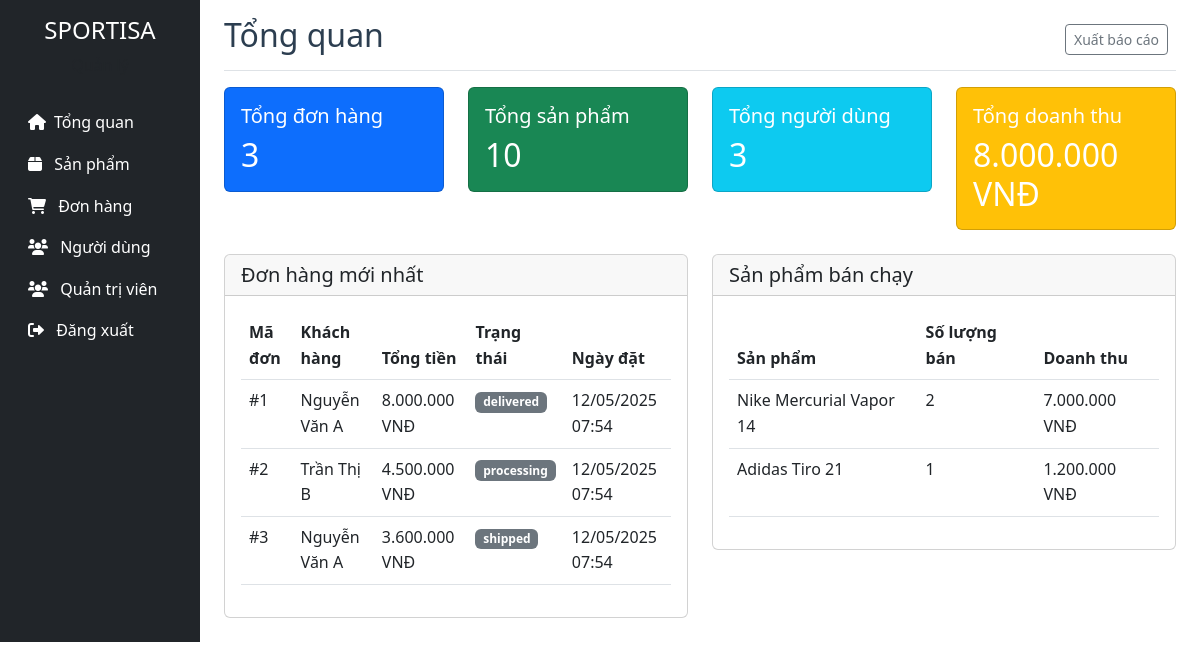
The app's page /admin/index.php (signed in), older data.
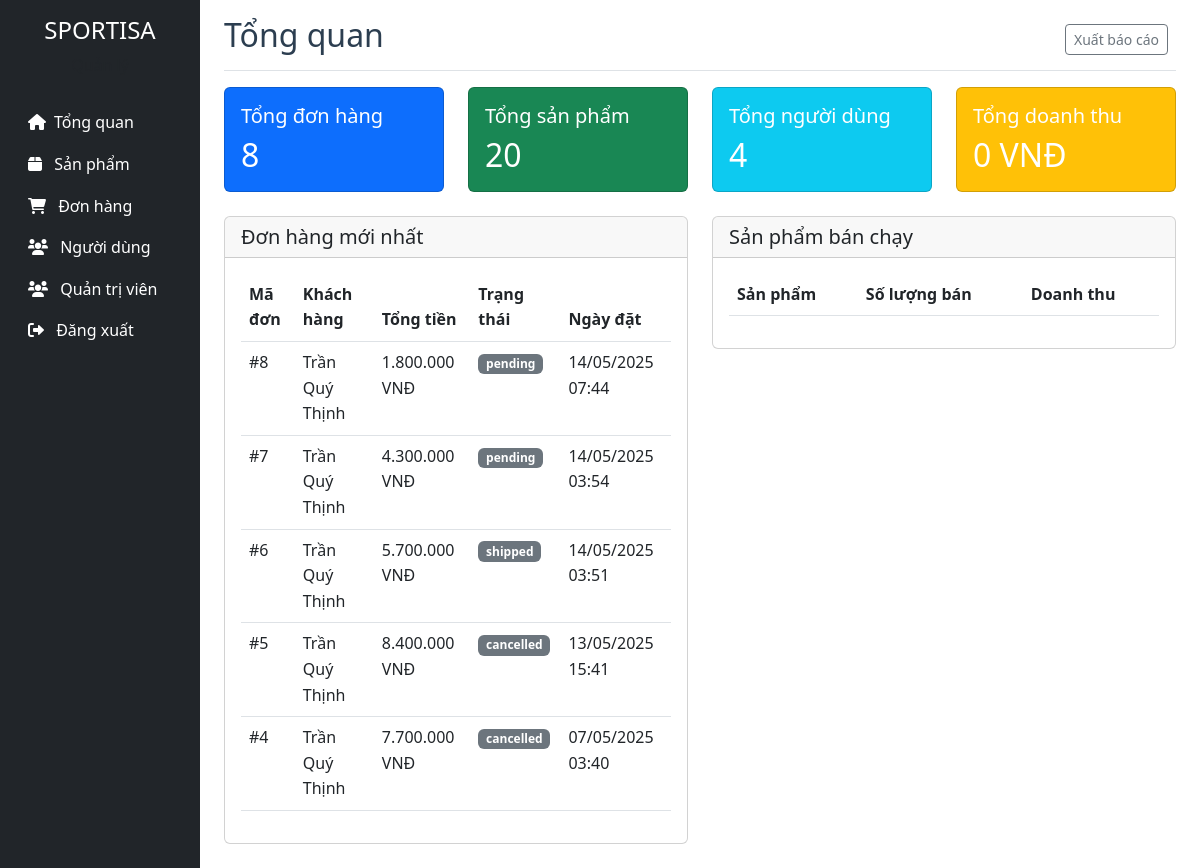
The same page, newer data.
### tables this page shows
CREATE TABLE `orders` (
  `id` int(11) NOT NULL,
  `user_id` int(11) NOT NULL,
  `total_amount` decimal(10,2) NOT NULL,
  `shipping_address` text NOT NULL,
  `shipping_phone` varchar(20) NOT NULL,
  `shipping_name` varchar(100) NOT NULL,
  `payment_method` enum('cod','bank_transfer','credit_card') NOT NULL,
  `status` enum('pending','processing','shipped','delivered','cancelled') DEFAULT 'pending',
  `notes` text DEFAULT NULL,
  `created_at` timestamp NOT NULL DEFAULT current_timestamp(),
  `updated_at` timestamp NOT NULL DEFAULT current_timestamp() ON UPDATE current_timestamp()
);

CREATE TABLE `users` (
  `id` int(11) NOT NULL,
  `username` varchar(50) NOT NULL,
  `email` varchar(100) NOT NULL,
  `password` varchar(255) NOT NULL,
  `full_name` varchar(100) NOT NULL,
  `phone` varchar(20) DEFAULT NULL,
  `address` text DEFAULT NULL,
  `role` enum('admin','user') DEFAULT 'user',
  `status` enum('active','inactive') DEFAULT 'active',
  `created_at` timestamp NOT NULL DEFAULT current_timestamp(),
  `updated_at` timestamp NOT NULL DEFAULT current_timestamp() ON UPDATE current_timestamp()
);

CREATE TABLE `products` (
  `id` int(11) NOT NULL,
  `name` varchar(255) NOT NULL,
  `slug` varchar(255) NOT NULL,
  `description` text DEFAULT NULL,
  `price` decimal(10,2) NOT NULL,
  `sale_price` decimal(10,2) DEFAULT NULL,
  `stock` int(11) NOT NULL DEFAULT 0,
  `image` varchar(255) DEFAULT NULL,
  `category_id` int(11) DEFAULT NULL,
  `brand_id` int(11) DEFAULT NULL,
  `status` enum('active','inactive') DEFAULT 'active',
  `featured` tinyint(1) DEFAULT 0,
  `created_at` timestamp NOT NULL DEFAULT current_timestamp(),
  `updated_at` timestamp NOT NULL DEFAULT current_timestamp() ON UPDATE current_timestamp()
);

### admin/index.php (the view, shortened to what the changed rows need)
<?php
require_once '../config/database.php';
class AdminDashboard {
    private $conn;
    public function __construct($db_connection) {
        $this->conn = $db_connection;
    }
    public function getTotalOrders() {
        try {
            $stmt = $this->conn->query("SELECT COUNT(*) FROM orders");
            return $stmt->fetchColumn();
        } catch (PDOException $e) {
            $this->error = 'Error getting total orders: ' . $e->getMessage();
            return 0;
        }
    }
    public function getTotalProducts() {
        try {
            $stmt = $this->conn->query("SELECT COUNT(*) FROM products");
            return $stmt->fetchColumn();
        } catch (PDOException $e) {
            $this->error = 'Error getting total products: ' . $e->getMessage();
            return 0;
        }
    }
    public function getTotalUsers() {
        try {
            $stmt = $this->conn->query("SELECT COUNT(*) FROM users WHERE role = 'user'");
            return $stmt->fetchColumn();
        } catch (PDOException $e) {
            $this->error = 'Error getting total users: ' . $e->getMessage();
            return 0;
        }
    }
    public function getTotalRevenue() {
        try {
            $stmt = $this->conn->query("SELECT SUM(total_amount) FROM orders WHERE status = 'delivered'");
            return $stmt->fetchColumn() ?? 0;
        } catch (PDOException $e) {
            $this->error = 'Error getting total revenue: ' . $e->getMessage();
            return 0;
        }
    }
    public function getRecentOrders($limit = 5) {
        try {
            $stmt = $this->conn->prepare("SELECT o.*, u.username, u.full_name
                                         FROM orders o
                                         JOIN users u ON o.user_id = u.id
                                         ORDER BY o.created_at DESC
                                         LIMIT :limit");
            $stmt->bindParam(':limit', $limit, PDO::PARAM_INT);
            $stmt->execute();
            return $stmt->fetchAll(PDO::FETCH_ASSOC);
        } catch (PDOException $e) {
            $this->error = 'Error getting recent orders: ' . $e->getMessage();
            return [];
        }
    }
    public function getTopProducts($limit = 5) {
        try {
            $stmt = $this->conn->prepare("SELECT p.id, p.name, p.image, p.price, COUNT(oi.id) as order_count, SUM(oi.quantity) as total_quantity
                                       FROM products p
                                       JOIN order_items oi ON p.id = oi.product_id
                                       JOIN orders o ON oi.order_id = o.id
                                       WHERE o.status = 'delivered'
                                       GROUP BY p.id
                                       ORDER BY total_quantity DESC
                                       LIMIT :limit");
            $stmt->bindParam(':limit', $limit, PDO::PARAM_INT);
            $stmt->execute();
            return $stmt->fetchAll(PDO::FETCH_ASSOC);
        } catch (PDOException $e) {
            $this->error = 'Error getting top products: ' . $e->getMessage();
            return [];
        }
    }
    public function formatCurrency($amount) {
        return number_format($amount, 0, ',', '.') . ' VNĐ';
    }
    public function formatDate($dateString) {
        return date('d/m/Y H:i', strtotime($dateString));
    }
    public function getStatusBadge($status) {
        return $status[$status] ?? ['class' => 'secondary', 'text' => $status];
    }
}
$dashboard = new AdminDashboard($conn);
$dashboard->checkAdminAccess();
$total_orders = $dashboard->getTotalOrders();
$total_products = $dashboard->getTotalProducts();
$total_users = $dashboard->getTotalUsers();
$total_revenue = $dashboard->getTotalRevenue();
$recent_orders = $dashboard->getRecentOrders();
$top_products = $dashboard->getTopProducts();
?>
<!DOCTYPE html>
<html lang="vi">
<head>
    <link href="https://cdn.jsdelivr.net/npm/bootstrap@5.3.0/dist/css/bootstrap.min.css" rel="stylesheet">
    <link href="https://cdnjs.cloudflare.com/ajax/libs/font-awesome/6.0.0/css/all.min.css" rel="stylesheet">
    <link href="../css/style.css" rel="stylesheet">
</head>
<body>
    <div class="container-fluid">
        <div class="row">
            <?php include '../admin/view/sidebar.php'; ?>
            <div class="col-md-9 ms-sm-auto col-lg-10 px-md-4">
                <div class="d-flex justify-content-between flex-wrap flex-md-nowrap align-items-center pt-3 pb-2 mb-3 border-bottom">
                    <h1 class="h2">Tổng quan</h1>
                </div>
                <div class="row">
                    <div class="col-md-3 mb-4">
                        <div class="card bg-primary text-white">
                            <div class="card-body">
                                <h5 class="card-title">Tổng đơn hàng</h5>
                                <h2 class="card-text"><?php echo number_format($total_orders); ?></h2>
                            </div>
                        </div>
                    </div>
                    <div class="col-md-3 mb-4">
                        <div class="card bg-success text-white">
                            <div class="card-body">
                                <h5 class="card-title">Tổng sản phẩm</h5>
                                <h2 class="card-text"><?php echo number_format($total_products); ?></h2>
                            </div>
                        </div>
                    </div>
                    <div class="col-md-3 mb-4">
                        <div class="card bg-info text-white">
                            <div class="card-body">
                                <h5 class="card-title">Tổng người dùng</h5>
                                <h2 class="card-text"><?php echo number_format($total_users); ?></h2>
                            </div>
                        </div>
                    </div>
                    <div class="col-md-3 mb-4">
                        <div class="card bg-warning text-white">
                            <div class="card-body">
                                <h5 class="card-title">Tổng doanh thu</h5>
                                <h2 class="card-text"><?php echo $dashboard->formatCurrency($total_revenue); ?></h2>
                            </div>
                        </div>
                    </div>
                </div>
                <div class="row">
                    <div class="col-md-6 mb-4">
                        <div class="card">
                            <div class="card-body">
                                <div class="table-responsive">
                                    <table class="table table-hover">
                                        <thead>
                                            <tr>
                                                <th>Mã đơn</th>
                                                <th>Khách hàng</th>
                                                <th>Tổng tiền</th>
                                                <th>Trạng thái</th>
                                                <th>Ngày đặt</th>
                                            </tr>
                                        </thead>
                                        <tbody>
                                            <?php foreach ($recent_orders as $order): ?>
                                                <tr>
                                                    <td>#<?php echo $order['id']; ?></td>
                                                    <td><?php echo htmlspecialchars($order['full_name']); ?></td>
                                                    <td><?php echo $dashboard->formatCurrency($order['total_amount']); ?></td>
                                                    <td>
                                                        <?php $status = $dashboard->getStatusBadge($order['status']); ?>
                                                        <span class="badge bg-<?php echo $status['class']; ?>">
                                                            <?php echo $status['text']; ?>
                                                        </span>
                                                    </td>
                                                    <td><?php echo $dashboard->formatDate($order['created_at']); ?></td>
                                                </tr>
                                            <?php endforeach; ?>
                                        </tbody>
                                    </table>
                                </div>
                            </div>
                        </div>
                    </div>
                    <div class="col-md-6 mb-4">
                        <div class="card">
                            <div class="card-body">
                                <div class="table-responsive">
                                    <table class="table table-hover">
                                        <thead>
                                            <tr>
                                                <th>Sản phẩm</th>
                                                <th>Số lượng bán</th>
                                                <th>Doanh thu</th>
                                            </tr>
                                        </thead>
                                        <tbody>
                                            <?php foreach ($top_products as $product): ?>
                                                <tr>
                                                    <td>
                                                        <div class="d-flex align-items-center">
                                                            <?php echo htmlspecialchars($product['name']); ?>
                                                        </div>
                                                    </td>
                                                    <td><?php echo number_format($product['total_quantity']); ?></td>
                                                    <td><?php echo $dashboard->formatCurrency($product['price'] * $product['total_quantity']); ?></td>
                                                </tr>
                                            <?php endforeach; ?>
                                        </tbody>
                                    </table>
                                </div>
                            </div>
                        </div>
                    </div>
                </div>
            </div>
        </div>
    </div>
</body>
</html>

Row changes from the older to the newer data that the page shows:
no longer on this page (row edited): orders: id "1", user.full_name "Nguyễn Văn A", total_amount "8.000.000 VNĐ", status "delivered", created_at "12/05/2025 07:54"
no longer on this page (row edited): orders: id "2", user.full_name "Trần Thị B", total_amount "4.500.000 VNĐ", status "processing", created_at "12/05/2025 07:54"
no longer on this page (row edited): orders: id "3", user.full_name "Nguyễn Văn A", total_amount "3.600.000 VNĐ", status "shipped", created_at "12/05/2025 07:54"
no longer on this page (row edited): products: name "Nike Mercurial Vapor 14", total_quantity "2", formatCurrency "7.000.000 VNĐ"
no longer on this page (row edited): products: name "Adidas Tiro 21", total_quantity "1", formatCurrency "1.200.000 VNĐ"
added orders: id "8", user.full_name "Trần Quý Thịnh", total_amount "1.800.000 VNĐ", status "pending", created_at "14/05/2025 07:44"
added orders: id "7", user.full_name "Trần Quý Thịnh", total_amount "4.300.000 VNĐ", status "pending", created_at "14/05/2025 03:54"
added orders: id "6", user.full_name "Trần Quý Thịnh", total_amount "5.700.000 VNĐ", status "shipped", created_at "14/05/2025 03:51"
added orders: id "5", user.full_name "Trần Quý Thịnh", total_amount "8.400.000 VNĐ", status "cancelled", created_at "13/05/2025 15:41"
added orders: id "4", user.full_name "Trần Quý Thịnh", total_amount "7.700.000 VNĐ", status "cancelled", created_at "07/05/2025 03:40"
Text that changed along with them:
$total_orders: "3" → "8"
$total_products: "10" → "20"
$total_users: "3" → "4"
$dashboard->formatCurrency($total_revenue): "8.000.000 VNĐ" → "0 VNĐ"
